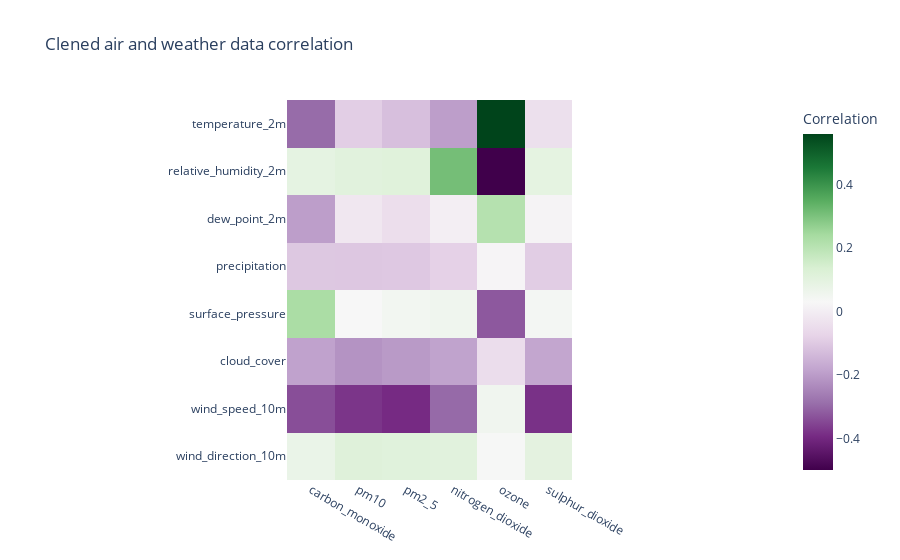

Write notebook code for a chart like this one.
### Code cell
cleaned_air_df.index.name = 'time'
cleaned_weather_df.index.name = 'time'


plotCorrelationMatrix(cleaned_weather_df, cleaned_air_df, "Clened air and weather data correlation")

### Figure 1 — Plotly figure (JSON) as saved in the notebook; plotly's stock layout.template omitted (floating-point values rounded to 4 significant figures)
{"data": [{"coloraxis": "coloraxis", "hovertemplate": "x: %{x}<br>y: %{y}<br>Correlation: %{z}<extra></extra>", "name": "0", "type": "heatmap", "x": ["carbon_monoxide", "pm10", "pm2_5", "nitrogen_dioxide", "ozone", "sulphur_dioxide"], "xaxis": "x", "y": ["temperature_2m", "relative_humidity_2m", "dew_point_2m", "precipitation", "surface_pressure", "cloud_cover", "wind_speed_10m", "wind_direction_10m"], "yaxis": "y", "z": [[-0.2931, -0.0899, -0.1223, -0.1952, 0.5593, -0.03985], [0.09173, 0.1075, 0.1115, 0.3097, -0.4996, 0.09327], [-0.1955, -0.019, -0.04436, 0.001919, 0.2098, 0.01886], [-0.1038, -0.105, -0.1029, -0.08234, 0.01998, -0.09255], [0.2322, 0.03034, 0.04704, 0.05744, -0.3234, 0.04277], [-0.1875, -0.218, -0.2045, -0.1868, -0.04887, -0.18], [-0.3389, -0.3774, -0.394, -0.2971, 0.05461, -0.3835], [0.07478, 0.1146, 0.1103, 0.1062, 0.03252, 0.09807]]}], "layout": {"coloraxis": {"colorbar": {"title": {"text": "Correlation"}}, "colorscale": [[0, "rgb(64,0,75)"], [0.1, "rgb(118,42,131)"], [0.2, "rgb(153,112,171)"], [0.3, "rgb(194,165,207)"], [0.4, "rgb(231,212,232)"], [0.5, "rgb(247,247,247)"], [0.6, "rgb(217,240,211)"], [0.7, "rgb(166,219,160)"], [0.8, "rgb(90,174,97)"], [0.9, "rgb(27,120,55)"], [1, "rgb(0,68,27)"]]}, "title": {"text": "Clened air and weather data correlation"}, "xaxis": {"anchor": "y", "constrain": "domain", "domain": [0, 1], "scaleanchor": "y"}, "yaxis": {"anchor": "x", "autorange": "reversed", "constrain": "domain", "domain": [0, 1]}}}
